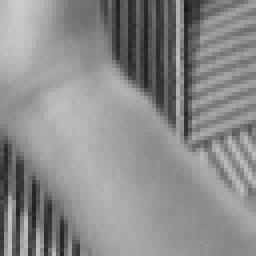
#> input picture TP2/imagette.png, 64 x 64 px (shown 4 times larger)
$ jupyter execute --allow-errors TP2.ipynb   (shell and % lines are left out)
#> lines starting #> are read from the running program, lines starting #| are printed output that depends on the picture; after the words box and inside, x2 and y2 are one past the last pixel; in counts of white or black regions, pixels touching at a corner belong together
[cell 1]
import numpy as np
import cvxpy as cp
import matplotlib.pyplot as plt
import matplotlib.image as mpimg

### I - Data generation and performance criteria

[cell 2]
# Question 1

def generate_data(k, m, n, sigma=10.0):

    assert k <= n
    assert sigma > 0

    x = np.zeros(n)
    a = np.floor(np.linspace(0, n - 1, num=k)).astype(int)
    s = np.random.randn(k)
    x[a] = s + np.sign(s)

    A = np.random.randn(m, n)
    A /= np.linalg.norm(A, axis=0)

    y = A @ x

    e = np.random.randn(m)
    e /= np.linalg.norm(e, 2)
    e *= np.linalg.norm(y, 2) / np.sqrt(sigma)
    y += e

    return x, A, y

def snr(xtrue, A, y):
    return np.linalg.norm(A @ xtrue)**2 / np.linalg.norm(y - A @ xtrue)**2

[cell 3]
k, m, n = 10, 50, 100
xtrue, A, y = generate_data(k, m, n)

print("Shape of xtrue : {}".format(xtrue.shape))
print("Shape of A     : {}".format(A.shape))
print("Shape of y     : {}".format(y.shape))
print("Nnz in xtrue   : {}".format(np.flatnonzero(xtrue).size))
print("SNR            : {:.2f}".format(snr(xtrue, A, y)))

[cell 4]
# SNR checks

for sigma in [1., 2., 5., 10.]:
    print("Sigma :", sigma)
    xtrue, A, y = generate_data(k, m, n, sigma=sigma)
    print("  Signal squared-norm : {:.2f}".format(np.linalg.norm(A @ xtrue, 2)**2))
    print("  Noise squared-norm  : {:.2f}".format(np.linalg.norm(y - A @ xtrue, 2)**2))
    print("  SNR                 : {:.2f}".format(snr(xtrue, A, y)))

[cell 5]
# Question 3

def signal_error(x_true, x_hat):
    return np.linalg.norm(x_true - x_hat, 2)**2 / x_true.size

def target_error(y, Ax_hat):
    return np.linalg.norm(y - Ax_hat, 2)**2 / y.size

def fscore(xtrue, x):
    S = (np.abs(x) > 1e-8)
    Strue = (np.abs(xtrue) > 1e-8)
    if (np.sum(S) == 0.) or (np.sum(Strue) == 0.):
        return 0.
    P = np.sum(S & Strue) / np.sum(Strue)
    R = np.sum(S & Strue) / np.sum(S)
    F = 2 * P * R / (P + R)
    return F

### II - Thresholding methods

[cell 6]
# Question 1

# - Number of iterations : it >= maxit
# - No progression of the iterate : |xnew - x| <= tol
# - Accuracy : |y - Ax| <= tol
# - ...

[cell 7]
# Question 2

def threshold(x, k):
    z = np.zeros(x.shape)
    idx = np.argsort(np.abs(x))[::-1]
    idx = idx[:k]
    z[idx] = x[idx]
    return z

[cell 8]
# Question 3

def iht(A, y, k, alpha=0.1, maxit=1000, tol=1e-4):
#> called with y = array of shape (50,), k = 5, alpha = 0.1, maxit = 1000, tol = 0.0001
    _, n = A.shape
    x = np.zeros(n)
    z = np.zeros(n)
    it = 0
    while True:
        it += 1
        xold = np.copy(x)
        z = x + alpha * A.T @ (y - A @ x)
        x = threshold(z, k)
        if it >= maxit:
            break
        if np.linalg.norm(x - xold)**2 <= tol: #target_error(y, A @ x) <= tol:
            break
    return x, it

[cell 9]
# Question 4

k, m, n = 5, 50, 100
xtrue, A, y = generate_data(k, m, n)
x, it = iht(A, y, k)
print("F-score : {:.4f}".format(fscore(xtrue, x)))
print("S-error : {:.4f}".format(signal_error(xtrue, x)))
print("T-error : {:.4f}".format(target_error(y, A @ x)))

[cell 10]
# Question 5

k, m, n = 5, 50, 100
repeats = 10
alpha_values = np.linspace(0.1, 1., num=100)
iter_count = [[] for _ in alpha_values]
for rep in range(repeats):
    xtrue, A, y = generate_data(k, m, n)
    for i, alpha in enumerate(alpha_values):
        x, it = iht(A, y, k, alpha=alpha)
        iter_count[i].append(it)

iter_count_averaged = [np.mean(vals) for vals in iter_count]

f, ax = plt.subplots(1, 1, figsize=(5, 3))
ax.plot(alpha_values, iter_count_averaged)
ax.set_ylabel("Iter count")
ax.set_xlabel("alpha");
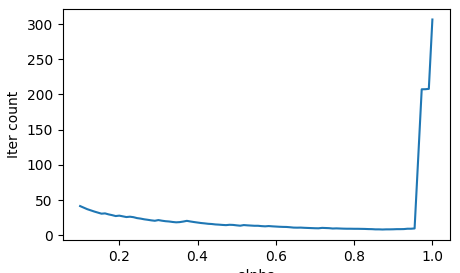
#> figure drawn by matplotlib, 1 panel; curve peaks at x = 1, y = 306.6

### III - Greedy procedures

[cell 11]
# Question 2

# P_k : stop when iter >= k
# P_e : stop when error <= tol
# P_l : stop when objective no longer decreases

[cell 12]
# Question 3

def omp(A, y, k=None, e=None, l=None):
#> called with y = array of shape (50,), k = 10
    assert (k is not None) or (e is not None) or (l is not None)
    m, n = A.shape
    r = np.copy(y)
    x = np.zeros(n)
    S = np.zeros(n, dtype=bool)
    it = 0
    P_old = np.inf
    x_old = np.copy(x)

    while True:
        it += 1

        # Selection step
        i = np.argmax(np.abs(A.T @ r))
        S[i] = True

        # Minimization step
        # also possible but slower : x[S] = np.linalg.pinv(A[:, S]) @ y
        x[S] = np.linalg.lstsq(A[:, S], y, rcond=None)[0]

        # Residual update
        r = y - A @ x

        # Orthogonality property (Question 6)
        assert np.allclose(A[:, S].T @ r, 0)

        # Stopping criterion
        if k is not None and it >= k:
            break
        if e is not None and np.linalg.norm(r)**2 <= e:
            break
        if l is not None:
            P = 0.5 * (r @ r) + l * np.linalg.norm(x, 0)
            if P >= P_old:
                x = x_old
                break
            P_old = P
            x_old = np.copy(x)

    return x

[cell 13]
# Question 4

k, m, n = 10, 50, 100
xtrue, A, y = generate_data(k, m, n)

x_Pk = omp(A, y, k=k)
x_Pe = omp(A, y, e=1e-4)
x_Pl = omp(A, y, l=1e-1)

for x, algo in [(x_Pk, "OMP Pk"), (x_Pe, "OMP Pe"), (x_Pl, "OMP Pl")]:
    print(algo)
    print("  F-score : {:.4f}".format(fscore(xtrue, x)))
    print("  S-error : {:.4f}".format(signal_error(xtrue, x)))
    print("  T-error : {:.4f}".format(target_error(y, A @ x)))

### IV - Convex programming

[cell 14]
# Question 2

def cvx_Pk(A, y, k):
#> further down, img is the input picture: shape (64, 64) float32; min 0.0902, max 0.804, mean 0.546
    m, n = A.shape
    x = cp.Variable(n)
    objective = cp.Minimize(0.5 * cp.sum_squares(A @ x - y))
    constraints = [cp.norm1(x) <= k]
    problem = cp.Problem(objective, constraints)
    problem.solve()
    return x.value

def cvx_Pe(A, y, e):
    m, n = A.shape
    x = cp.Variable(n)
    objective = cp.Minimize(cp.norm1(x))
    constraints = [0.5 * cp.sum_squares(A @ x - y) <= e]
    problem = cp.Problem(objective, constraints)
    problem.solve()
    return x.value

def cvx_Pl(A, y, l):
    m, n = A.shape
    x = cp.Variable(n)
    objective = cp.Minimize(0.5 * cp.sum_squares(A @ x - y) + l * cp.norm1(x))
    constraints = []
    problem = cp.Problem(objective, constraints)
    problem.solve()
    return x.value

[cell 15]
# Question 3

k, m, n = 10, 50, 100
xtrue, A, y = generate_data(k, m, n)

#> (the rest of this cell did not finish here and is left out)

[cell 16]
# Question 5

k, m, n = 10, 50, 100
xtrue, A, y = generate_data(k, m, n)

l_max = np.linalg.norm(A.T @ y, np.inf)
l_grid = np.logspace(0, -2, num=50) * l_max

obj_datafit = []
obj_penalty = []
obj_tot = []
support_size = []
F_score = []
T_error = []
S_error = []

#> (the rest of this cell did not finish here and is left out)

[cell 17]
fig, axs = plt.subplots(2, 2, figsize=(10, 6))

#> (the rest of this cell did not finish here and is left out)

### V - Applications

[cell 18]
import numpy as np
from scipy.fftpack import dct, idct
from scipy.fft import dctn, idctn

def image_to_vector(img):
  p, p = img.shape
#> p = 64
  return np.reshape(img, (p*p,))

def vector_to_image(vect):
  n = vect.shape[0]
  p = int(np.sqrt(n))
  return np.reshape(vect, (p, p))

def get_subspace_image(c, p):
    if c > p:
        raise ValueError("Parameter c must be lower than p")
    n = p**2
    V = np.zeros((n, c**2))
    counter = 0
    for i in range(c):
        for j in range(c):
            e = np.zeros((p, p))
            e[i, j] = 1
            V[:, counter] = image_to_vector(idctn(e, type=2))
            counter += 1
    return V

def generate_image_data(img_file, mn_ratio, c):
  X = mpimg.imread(img_file)
  x = image_to_vector(X)
#> x = 4096 values, max 0.804 at index 5, min 0.0902 at index 174, mean 0.546
  n = x.size
#> n = 4096
  p = int(np.sqrt(n))
#> p = 64
  m = int(round(mn_ratio * n))
#> m = 1024
  V = get_subspace_image(c, p)
#> after the loop in get_subspace_image, `for i in range(c):`:
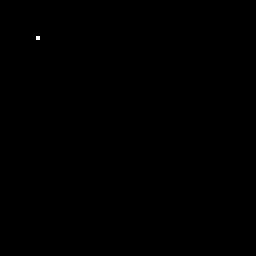
#> e: shape (64, 64) float64 (shown 4 times larger); values 0 (black) and 1 (white), 0.02% white in thin lines or dots, all inside (x1, y1, x2, y2) = (9, 9, 10, 10)
  M = np.random.randn(m, n)
  y = M @ x
#> y = 1024 values, max 101.7 at index 61, min -111.6 at index 109, mean 0.993
  return V, M, y

[cell 19]
# Question 1

img = mpimg.imread("imagette.png")
plt.imshow(img, cmap='gray');

[cell 20]
c = 10
mn_ratio = 0.25
V, M, y = generate_image_data("imagette.png", mn_ratio, c)
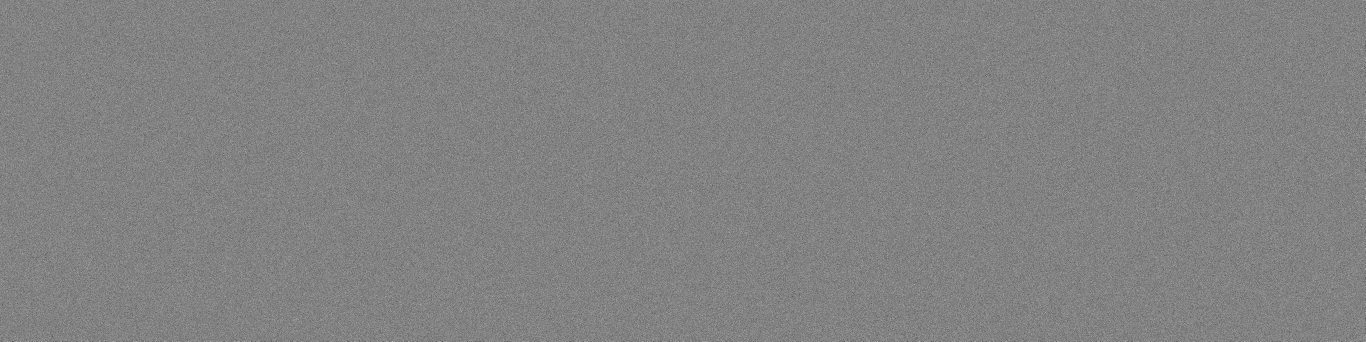
#> M: shape (1024, 4096) float64 (shown at 1/3 size); min -5.03, max 4.8, mean 0.000357; drawn with min black and max white
A = M @ V
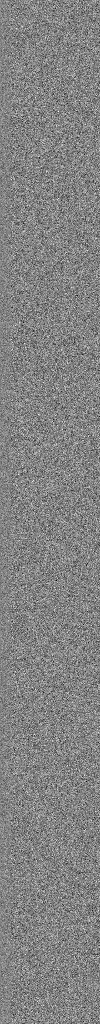
#> A: shape (1024, 100) float64; min -0.0347, max 0.0327, mean -9.94e-06; drawn with min black and max white

lambda_max = np.linalg.norm(A.T @ y, np.inf)
#> lambda_max = 140.3

alpha_hat_omp  = omp(A, y, c**2)
#> alpha_hat_omp = 100 values, max 8989.3 at index 0, min -451.6 at index 3, mean 94.86
alpha_hat_iht, it = iht(A, y, c**2)
#> alpha_hat_iht = 100 values, max 6761.1 at index 0, min -531.2 at index 3, mean 77.13; it = 1000
#> (the rest of this cell did not finish here and is left out)

alpha_hat_Pl_2 = cvx_Pl(A, y, 1e-2 * lambda_max)
alpha_hat_Pl_3 = cvx_Pl(A, y, 1e-3 * lambda_max)
alpha_hat_Pl_4 = cvx_Pl(A, y, 1e-4 * lambda_max)

[cell 21]
f, ax = plt.subplots(2, 4, figsize=(15,5), gridspec_kw={'hspace': 0.4})
ax[0,0].imshow(img, cmap='gray')
ax[0,0].set_title("Original image")
ax[0,1].imshow(vector_to_image(V @ x), cmap='gray')
#> in vector_to_image, `return np.reshape(vect, (p, p))`:
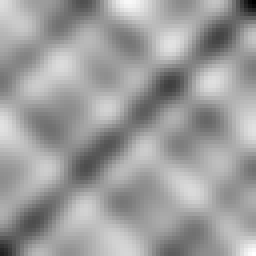
#> returned value: shape (64, 64) float64 (shown 4 times larger); min -0.00389, max 0.0024, mean -1.69e-21; drawn with min black and max white
ax[0,1].set_title("Image in DCT basis")
ax[0,2].imshow(vector_to_image(V @ alpha_hat_omp), cmap='gray')
#> in vector_to_image (call 2), `return np.reshape(vect, (p, p))`:
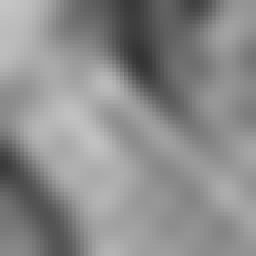
#> returned value: shape (64, 64) float64 (shown 4 times larger); min 0.206, max 0.775, mean 0.549
ax[0,2].set_title("OMP")
ax[0,3].imshow(vector_to_image(V @ alpha_hat_iht), cmap='gray')
#> in vector_to_image (call 3), `return np.reshape(vect, (p, p))`:
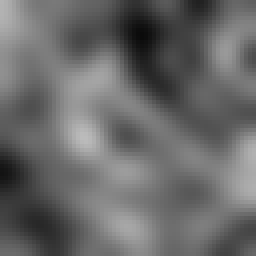
#> returned value: shape (64, 64) float64 (shown 4 times larger); min 0.0443, max 0.737, mean 0.413
